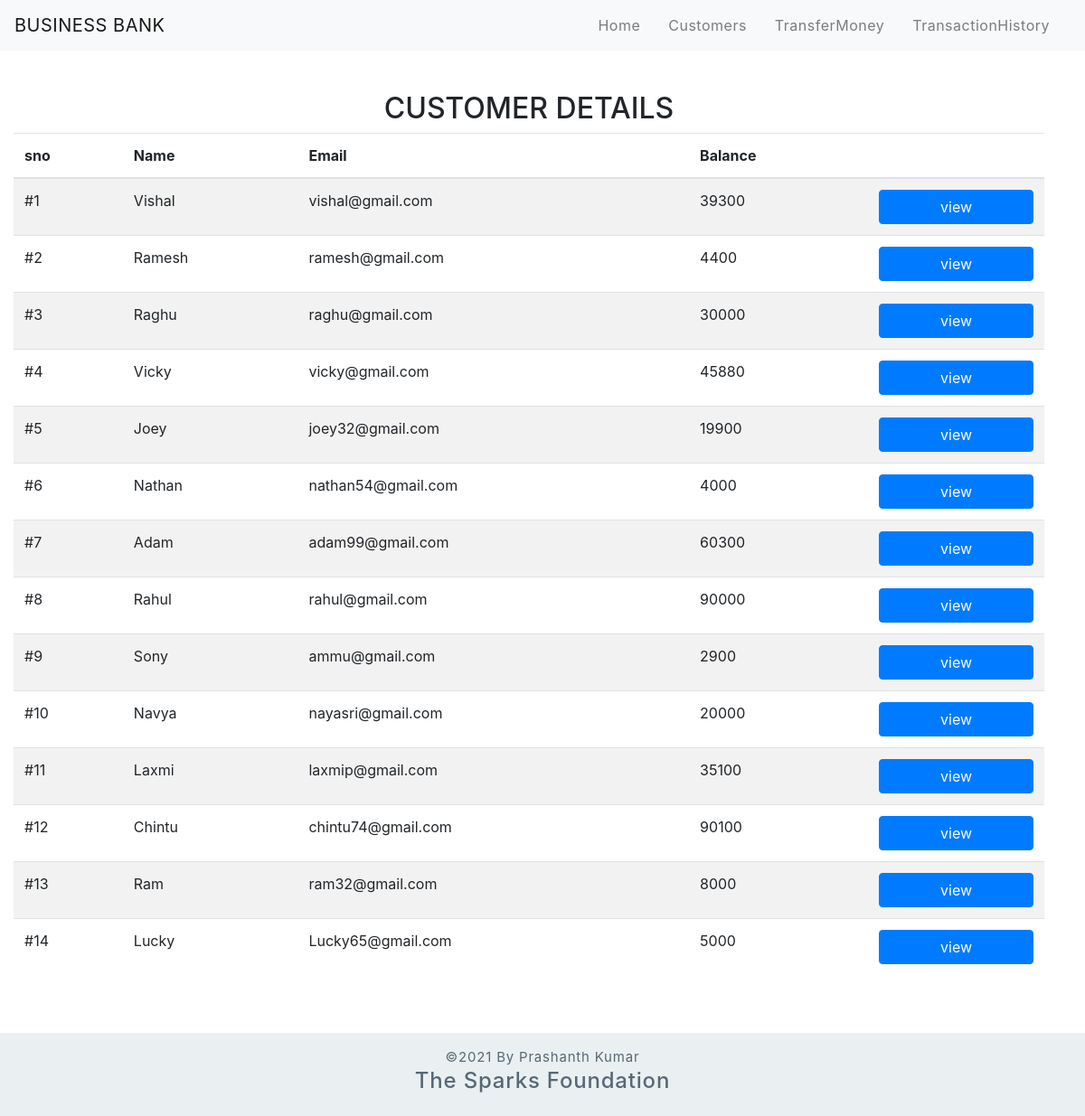
The page /customers.php on the database its author committed.
### tables this page shows
CREATE TABLE IF NOT EXISTS `customers` (
  `Id` int NOT NULL AUTO_INCREMENT,
  `Name` varchar(255) NOT NULL,
  `Email` varchar(255) NOT NULL,
  `Balance` int NOT NULL,
  PRIMARY KEY (`Id`)
);

### customers.php (the view, shortened to what this page needs)
<?php
    include 'connection.php';
?>
<!DOCTYPE html>
<html>
    <head>
        <link rel="stylesheet" href="https://stackpath.bootstrapcdn.com/bootstrap/4.5.2/css/bootstrap.min.css">
    </head>
    <body>
        <?php
            include 'header.php';
        ?>
        <div class="row container-fluid">
            <div class="col-md">
                <table class="table table-striped">
                    <h2 style="text-align:center; margin-top:45px;">CUSTOMER DETAILS</h2>
                    <thead>
                        <tr>
                            <th>sno</th>
                            <th>Name</th>
                            <th>Email</th>
                            <th>Balance</th>
                            <th></th>
                        </tr>
                    </thead>
                    <tbody>
                        <?php
                            $query="SELECT * FROM customers";
                            $result=mysqli_query($con,$query);
                            while ($row=mysqli_fetch_array($result)) {
                                echo
                                "<tr>
                                    <td> " . "#" . $row[0] ."</td>
                                    <td> "  . $row[1] ."</td>
                                    <td> "  . $row[2] ."</td>
                                    <td> "  . $row[3] ."</td>
                                    <td> "  . "<a href='view.php?id=$row[0]'>
                                        <button class='btn btn-primary btn-block'>view</button></a>" . "</td>
                                </tr>";
                            }
                        ?>
                    </tbody>
                </table>
            </div>
        </div>
        <footer class="text-center mt-5 py-3">
            <p>&copy;2021 By Prashanth Kumar</p>
            <h4>The Sparks Foundation</h4>
        </footer>
    </body>
</html>

### header.php (shortened to what this page needs)
<!DOCTYPE html>
<html>
    <head>
        <link rel="stylesheet" href="https://stackpath.bootstrapcdn.com/bootstrap/4.5.2/css/bootstrap.min.css">
    </head>
    <body>
        <nav class="navbar navbar-expand-md navbar-light bg-light navbar-fixed-top">
            <a class="navbar-brand" href="index.php">BUSINESS BANK</a>
            <div class="collapse navbar-collapse" id="mynav">
                <ul class="navbar-nav nav-pills ml-auto" type='none'>
                    <li class="nav-item">
                        <a class="nav-link" href="index.php">Home</a>
                    </li>
                    <li class="nav-item">
                        <a class="nav-link" href="customers.php">Customers</a>
                    </li>
                    <li class="nav-item">
                        <a class="nav-link" href="#">TransferMoney</a>
                    </li>
                    <li class="nav-item">
                        <a class="nav-link" href="history.php">TransactionHistory</a>
                    </li>
                </ul>
            </div>
        </nav>
    </body>
</html>

### customers.php (style rules this page uses)
footer { color: #586776; background-color: #EAF0F1; letter-spacing: 0.8px; }
footer p { margin: 0px; font-size: 15px; }

### header.php (style rules this page uses)
.nav-link { margin-right: 15px; color:#2F363F; letter-spacing: 0.5px; transition: 0.5s; }
.navbar-brand { color: #4C4B4B; letter-spacing: 0.5px; }

### rows shown on the page
customers: Id "1", Name "Vishal", Email "vishal@gmail.com", Balance "39300"
customers: Id "2", Name "Ramesh", Email "ramesh@gmail.com", Balance "4400"
customers: Id "3", Name "Raghu", Email "raghu@gmail.com", Balance "30000"
customers: Id "4", Name "Vicky", Email "vicky@gmail.com", Balance "45880"
customers: Id "5", Name "Joey", Email "joey32@gmail.com", Balance "19900"
customers: Id "6", Name "Nathan", Email "nathan54@gmail.com", Balance "4000"
customers: Id "7", Name "Adam", Email "adam99@gmail.com", Balance "60300"
customers: Id "8", Name "Rahul", Email "rahul@gmail.com", Balance "90000"
customers: Id "9", Name "Sony", Email "ammu@gmail.com", Balance "2900"
customers: Id "10", Name "Navya", Email "nayasri@gmail.com", Balance "20000"
customers: Id "11", Name "Laxmi", Email "laxmip@gmail.com", Balance "35100"
customers: Id "12", Name "Chintu", Email "chintu74@gmail.com", Balance "90100"
customers: Id "13", Name "Ram", Email "ram32@gmail.com", Balance "8000"
customers: Id "14", Name "Lucky", Email "Lucky65@gmail.com", Balance "5000"
